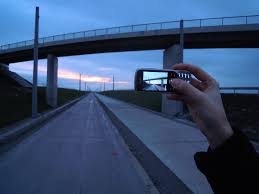
#> input picture images.jpeg, 259 x 194 px
$ python spot_the_difference_game.py
#> lines starting #> are read from the running program, lines starting #| are printed output that depends on the picture
import cv2
import numpy as np

def load_and_resize(path, width=600):
#> called with path = 'images.jpeg', width = 600
    img = cv2.imread(path)
#> img is the input picture: shape (194, 259, 3); mean B, G, R 113.2, 78.5, 56.4
    h, w = img.shape[:2]
#> h = 194; w = 259
    scale = width / w
#> scale = 2.32
    img = cv2.resize(img, (width, int(h * scale)))
#> img: shape (449, 600, 3)
    return img

img = load_and_resize("images.jpeg")

combined = np.hstack((img, img))
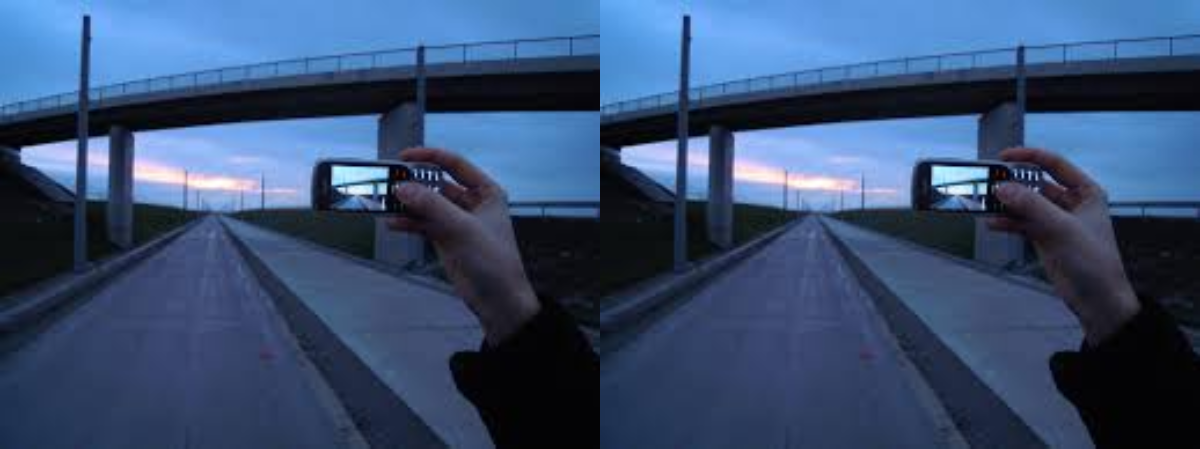
#> combined: shape (449, 1200, 3); mean B, G, R 113.1, 78.4, 56.3
cv2.imshow("Game", combined)
def click_event(event, x, y, flags, param):
    if event == cv2.EVENT_LBUTTONDOWN:
        print("Clicked at:", x, y)

cv2.setMouseCallback("Game", click_event)
cv2.waitKey(0)
cv2.destroyAllWindows()
